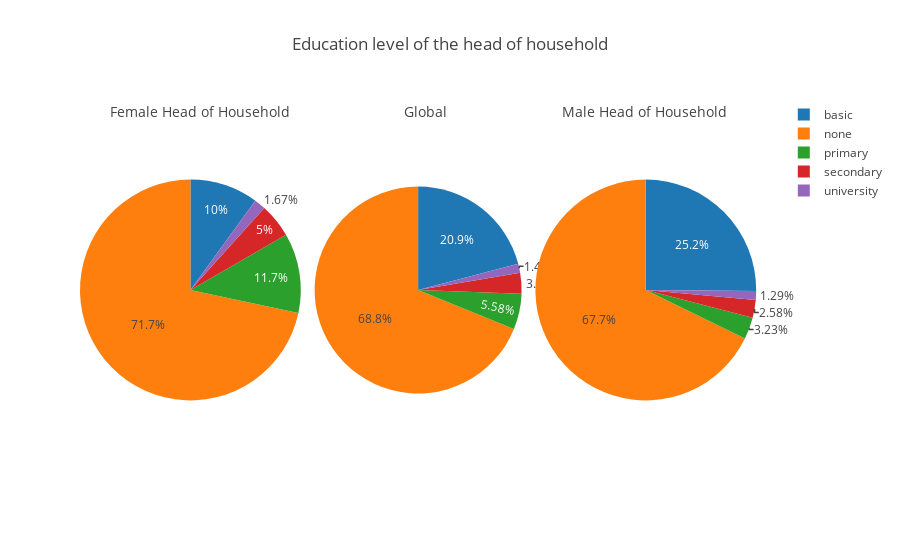

Notebook code cell kept with this figure:
### Code cell
create_graphs_HoHH(lambda x: x.groupby('education').size(),
                 lambda x: x.values,
                 lambda x: x.index.values,
                   lambda x: x.sum(),
                 "Education level of the head of household")

### Figure 1 — Plotly figure (JSON) as saved in the notebook; plotly's stock layout.template omitted (floating-point values rounded to 4 significant figures)
{"data": [{"domain": {"x": [0, 0.32]}, "labels": ["basic", "none", "primary", "secondary", "university"], "sort": false, "type": "pie", "values": [6, 43, 7, 3, 1]}, {"domain": {"x": [0.34, 0.64]}, "labels": ["basic", "none", "primary", "secondary", "university"], "sort": false, "type": "pie", "values": [45, 148, 12, 7, 3]}, {"domain": {"x": [0.66, 0.98]}, "labels": ["basic", "none", "primary", "secondary", "university"], "sort": false, "type": "pie", "values": [39, 105, 5, 4, 2]}], "layout": {"annotations": [{"font": {"size": 14}, "showarrow": false, "text": "Female Head of Household", "x": 0.04, "y": 1}, {"font": {"size": 14}, "showarrow": false, "text": "Global", "x": 0.5, "y": 1}, {"font": {"size": 14}, "showarrow": false, "text": "Male Head of Household", "x": 0.94, "y": 1}], "title": "Education level of the head of household"}}
